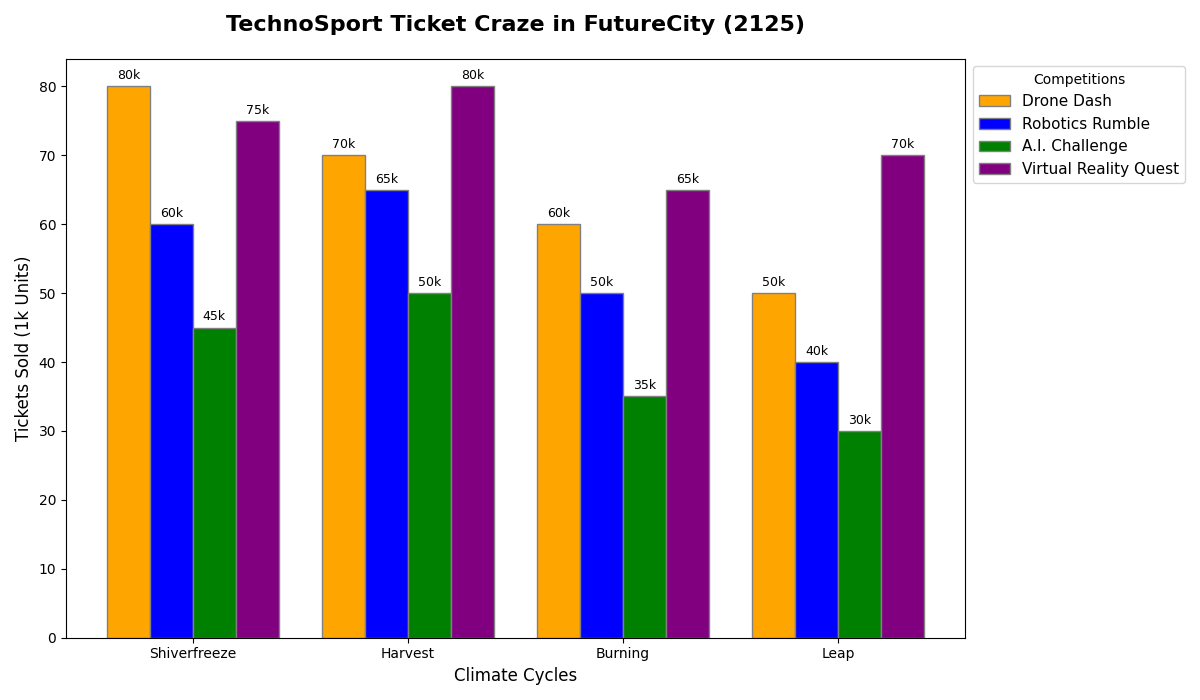

Reproduce this figure in Python.
import matplotlib.pyplot as plt
import numpy as np

# Data: Sport Ticket Sales (Thousands)
seasons = ["Leap", "Shiverfreeze", "Burning", "Harvest"]
drone_racing = [50, 80, 60, 70]
robot_wrestling = [40, 60, 50, 65]
ai_chess = [30, 45, 35, 50]
vr_gaming = [70, 75, 65, 80]

# Sort Data (Descending Order)
labels = np.array([seasons, drone_racing, robot_wrestling, ai_chess, vr_gaming])
sorted_indices = np.argsort([-x for x in drone_racing])

sorted_labels = labels[:, sorted_indices]

# Figure and Axes
fig, ax = plt.subplots(figsize=(12, 7))

# Plot sorted Bar Chart
bar_width = 0.20
x = np.arange(len(seasons))  
br1 = x
br2 = [i + bar_width for i in br1]  
br3 = [i + bar_width for i in br2]  
br4 = [i + bar_width for i in br3]  

ax.bar(br1, sorted_labels[1].astype(int), color='orange', width=bar_width, edgecolor='grey', label='Drone Dash')
ax.bar(br2, sorted_labels[2].astype(int), color='blue', width=bar_width, edgecolor='grey', label='Robotics Rumble')
ax.bar(br3, sorted_labels[3].astype(int), color='green', width=bar_width, edgecolor='grey', label='A.I. Challenge')
ax.bar(br4, sorted_labels[4].astype(int), color='purple', width=bar_width, edgecolor='grey', label='Virtual Reality Quest')

# Adding title and labels
ax.set_title('TechnoSport Ticket Craze in FutureCity (2125)', fontsize=16, fontweight='bold', pad=20)
ax.set_xlabel('Climate Cycles', fontsize=12)
ax.set_ylabel('Tickets Sold (1k Units)', fontsize=12)
ax.set_xticks([r + 1.5 * bar_width for r in range(len(seasons))])
ax.set_xticklabels(sorted_labels[0])

# Annotate each bar with ticket numbers
all_sales_sorted = sorted_labels[1:].flatten().astype(int)
for bar, ticket_sales in zip(ax.patches, all_sales_sorted):
    height = bar.get_height()
    ax.annotate(f'{ticket_sales}k', 
                xy=(bar.get_x() + bar.get_width() / 2, height),
                xytext=(0, 3), 
                textcoords="offset points",
                ha='center', va='bottom', fontsize=9, color='black')

# Adding legend
ax.legend(loc='upper left', bbox_to_anchor=(1, 1), fontsize=11, title='Competitions')

# Adjust layout and display the chart
plt.tight_layout()
plt.show()
